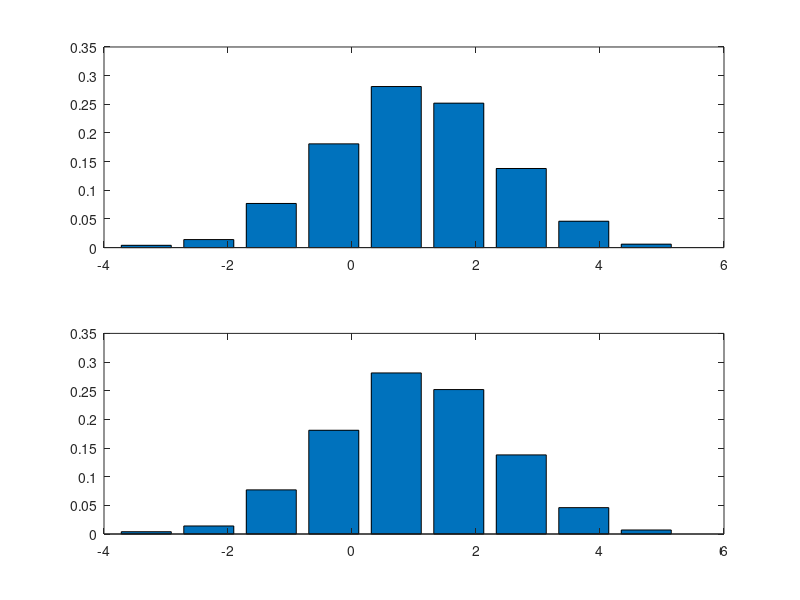

Write the MATLAB code that produced this figure.
%Matlab program to plot pdf of normal distribution
%Hstogram Approach
n=1000;
norm_mean=1;
norm_var=2;
x=norm_mean+sqrt(norm_var)*randn(1,n);
nob=10;%Number of bins
a=min(x);
b=max(x);
aa=linspace(a,b,nob);%linearly spaced vectors
count(size(aa))=0;%Initializing the counters
for i=1:length(aa)-1%bins
    for j=1:length(x)%input random variable
        if x(j)>=aa(i) && x(j)<aa(i+1)
            count(i)=count(i)+1;
        end
    end
    y(i)=(aa(i)+aa(i+1))/2;
end
%plotting
subplot(211);

bar(y,count(1:end-1)/n);
[bin val]=hist(x,y);
subplot(212);
bar(y,bin/length(x));
